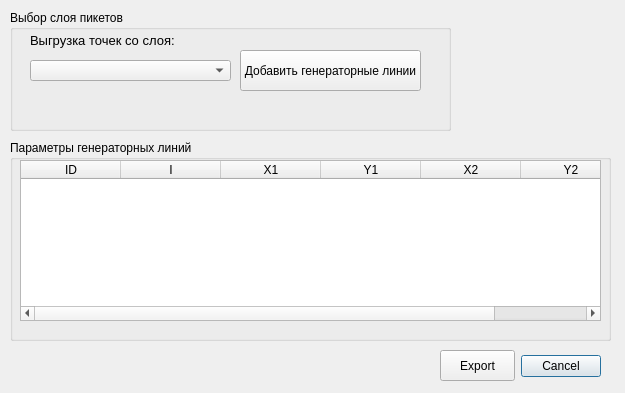
<?xml version="1.0" encoding="UTF-8"?>
<ui version="4.0">
 <class>ExportDialog</class>
 <widget class="QDialog" name="ExportDialog">
  <property name="geometry">
   <rect>
    <x>0</x>
    <y>0</y>
    <width>625</width>
    <height>393</height>
   </rect>
  </property>
  <property name="baseSize">
   <size>
    <width>2</width>
    <height>2</height>
   </size>
  </property>
  <property name="windowTitle">
   <string notr="true">Picket Export</string>
  </property>
  <widget class="QDialogButtonBox" name="buttonBox">
   <property name="geometry">
    <rect>
     <x>520</x>
     <y>350</y>
     <width>81</width>
     <height>32</height>
    </rect>
   </property>
   <property name="orientation">
    <enum>Qt::Horizontal</enum>
   </property>
   <property name="standardButtons">
    <set>QDialogButtonBox::Cancel</set>
   </property>
   <property name="centerButtons">
    <bool>false</bool>
   </property>
  </widget>
  <widget class="QGroupBox" name="groupBox">
   <property name="geometry">
    <rect>
     <x>10</x>
     <y>10</y>
     <width>441</width>
     <height>121</height>
    </rect>
   </property>
   <property name="title">
    <string>Выбор слоя пикетов</string>
   </property>
   <widget class="QLabel" name="label">
    <property name="geometry">
     <rect>
      <x>20</x>
      <y>20</y>
      <width>151</width>
      <height>21</height>
     </rect>
    </property>
    <property name="font">
     <font>
      <pointsize>10</pointsize>
     </font>
    </property>
    <property name="text">
     <string>Выгрузка точек со слоя:</string>
    </property>
   </widget>
   <widget class="QComboBox" name="comboBox">
    <property name="geometry">
     <rect>
      <x>20</x>
      <y>50</y>
      <width>201</width>
      <height>21</height>
     </rect>
    </property>
    <property name="font">
     <font>
      <pointsize>10</pointsize>
     </font>
    </property>
    <property name="editable">
     <bool>false</bool>
    </property>
   </widget>
   <widget class="QPushButton" name="pushButton">
    <property name="geometry">
     <rect>
      <x>230</x>
      <y>40</y>
      <width>181</width>
      <height>41</height>
     </rect>
    </property>
    <property name="text">
     <string>Добавить генераторные линии</string>
    </property>
   </widget>
  </widget>
  <widget class="QGroupBox" name="groupBox_2">
   <property name="geometry">
    <rect>
     <x>10</x>
     <y>140</y>
     <width>601</width>
     <height>201</height>
    </rect>
   </property>
   <property name="title">
    <string>Параметры генераторных линий</string>
   </property>
   <widget class="QTableWidget" name="tableWidget">
    <property name="geometry">
     <rect>
      <x>10</x>
      <y>20</y>
      <width>581</width>
      <height>161</height>
     </rect>
    </property>
    <property name="sizePolicy">
     <sizepolicy hsizetype="Expanding" vsizetype="Expanding">
      <horstretch>0</horstretch>
      <verstretch>0</verstretch>
     </sizepolicy>
    </property>
    <attribute name="horizontalHeaderCascadingSectionResizes">
     <bool>false</bool>
    </attribute>
    <attribute name="horizontalHeaderDefaultSectionSize">
     <number>100</number>
    </attribute>
    <attribute name="horizontalHeaderHighlightSections">
     <bool>true</bool>
    </attribute>
    <attribute name="horizontalHeaderShowSortIndicator" stdset="0">
     <bool>false</bool>
    </attribute>
    <attribute name="horizontalHeaderStretchLastSection">
     <bool>false</bool>
    </attribute>
    <column>
     <property name="text">
      <string>ID</string>
     </property>
    </column>
    <column>
     <property name="text">
      <string>I</string>
     </property>
    </column>
    <column>
     <property name="text">
      <string>X1</string>
     </property>
    </column>
    <column>
     <property name="text">
      <string>Y1</string>
     </property>
    </column>
    <column>
     <property name="text">
      <string>X2</string>
     </property>
    </column>
    <column>
     <property name="text">
      <string>Y2</string>
     </property>
    </column>
   </widget>
  </widget>
  <widget class="QPushButton" name="exportButton">
   <property name="geometry">
    <rect>
     <x>440</x>
     <y>350</y>
     <width>75</width>
     <height>31</height>
    </rect>
   </property>
   <property name="text">
    <string>Export</string>
   </property>
  </widget>
 </widget>
 <resources/>
 <connections>
  <connection>
   <sender>buttonBox</sender>
   <signal>accepted()</signal>
   <receiver>ExportDialog</receiver>
   <slot>accept()</slot>
   <hints>
    <hint type="sourcelabel">
     <x>328</x>
     <y>364</y>
    </hint>
    <hint type="destinationlabel">
     <x>157</x>
     <y>274</y>
    </hint>
   </hints>
  </connection>
  <connection>
   <sender>buttonBox</sender>
   <signal>rejected()</signal>
   <receiver>ExportDialog</receiver>
   <slot>reject()</slot>
   <hints>
    <hint type="sourcelabel">
     <x>396</x>
     <y>370</y>
    </hint>
    <hint type="destinationlabel">
     <x>286</x>
     <y>274</y>
    </hint>
   </hints>
  </connection>
 </connections>
</ui>
